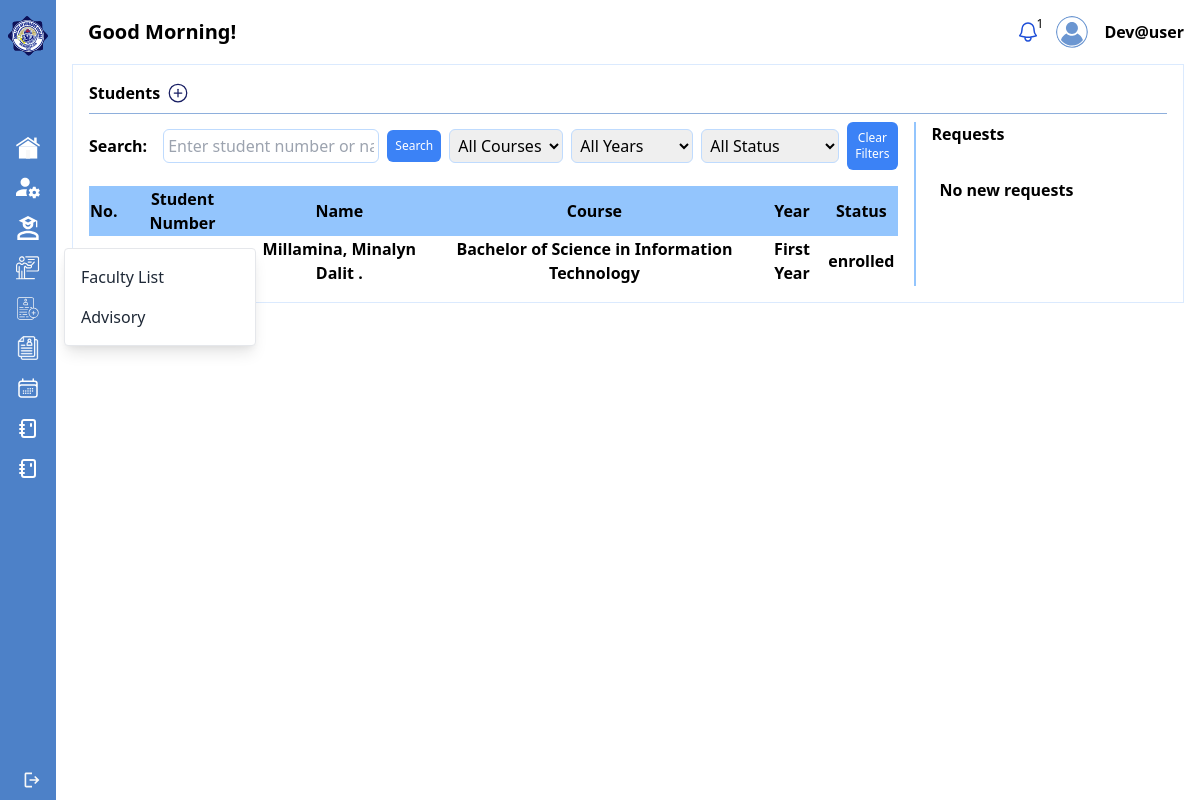
Page /admin/enrollment-list.php (signed in) on the earlier database version.
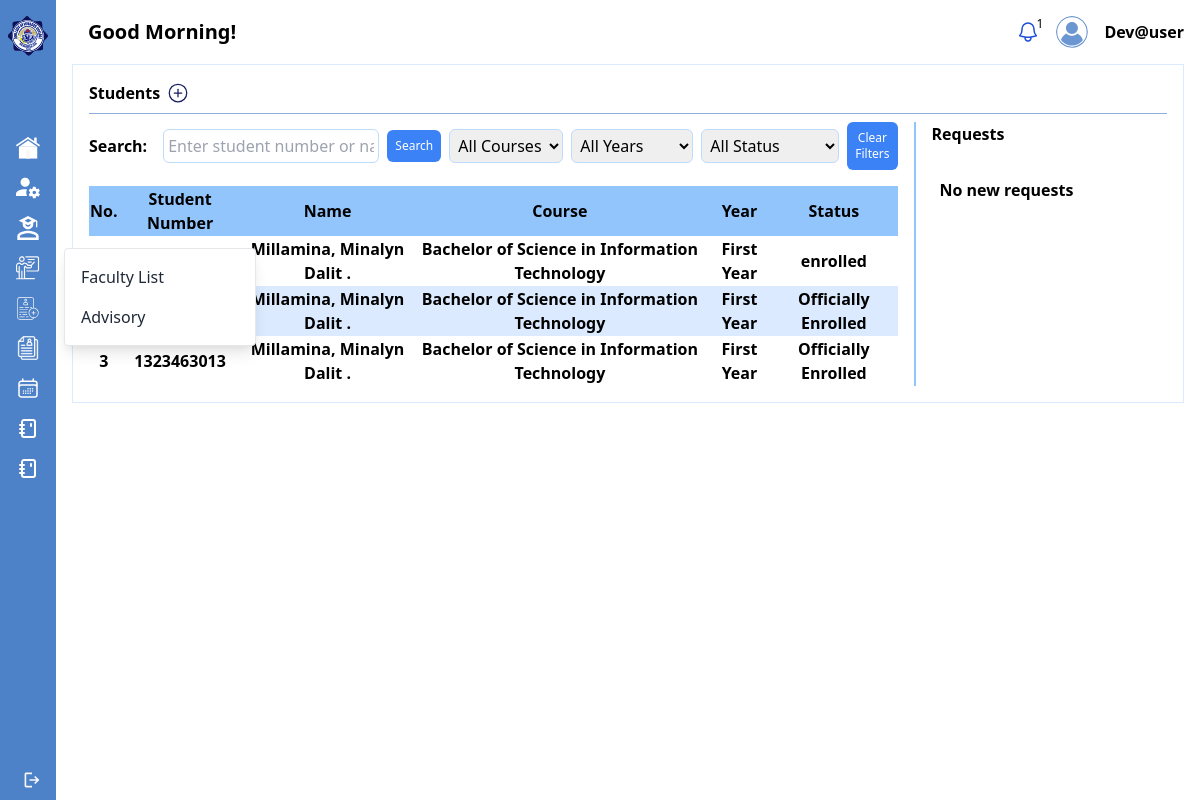
Same page on the later database version.
### tables this page shows
CREATE TABLE `student_information` (
  `student_information_id` int(11) NOT NULL,
  `student_id` int(11) DEFAULT NULL,
  `personal_information_id` int(11) DEFAULT NULL,
  `contact_information_id` int(11) DEFAULT NULL,
  `educational_attainment_id` int(11) DEFAULT NULL,
  `family_record_id` int(11) DEFAULT NULL,
  `school_account_id` int(11) DEFAULT NULL,
  `enrollment_details_id` int(11) DEFAULT NULL,
  `status` varchar(20) DEFAULT NULL,
  `profile_picture` blob DEFAULT NULL,
  `e_sign` blob DEFAULT NULL
);

CREATE TABLE `students` (
  `student_id` int(11) NOT NULL,
  `student_number_id` int(11) DEFAULT NULL,
  `surname` varchar(255) DEFAULT NULL,
  `first_name` varchar(255) DEFAULT NULL,
  `middle_name` varchar(255) DEFAULT NULL,
  `suffix` varchar(255) DEFAULT NULL
);

CREATE TABLE `course` (
  `course_id` int(11) NOT NULL,
  `course_code` varchar(255) DEFAULT NULL,
  `course_name` varchar(255) DEFAULT NULL
);

CREATE TABLE `year_level` (
  `year_level_id` int(11) NOT NULL,
  `year_level` varchar(255) DEFAULT NULL
);

CREATE TABLE `student_number` (
  `student_number_id` int(11) NOT NULL,
  `student_number` int(20) DEFAULT NULL
);

### admin/enrollment-list.php (the view, shortened to what the rows shown need)
<?php
include '../php/conn.php';
$sort = isset($_GET['sort']) ? $_GET['sort'] : 'default';
$sort_condition = '';
if ($sort === 'name_asc') {
    $sort_condition = 'ORDER BY s.surname ASC, s.first_name ASC, s.middle_name ASC';
    $next_sort = 'name_desc';
} elseif ($sort === 'name_desc') {
    $sort_condition = 'ORDER BY s.surname DESC, s.first_name DESC, s.middle_name DESC';
    $next_sort = 'name_asc';
} else {
    $next_sort = 'name_asc';
}
if (isset($_GET['search'])) {
    $search = mysqli_real_escape_string($conn, $_GET['search']);
    $search_condition = "AND (sn.student_number LIKE '%$search%' OR s.surname LIKE '%$search%' OR s.first_name LIKE '%$search%' OR s.middle_name LIKE '%$search%')";
} else {
    $search_condition = '';
}
$course_condition = '';
$year_condition = '';
$status_condition = '';
$query = "SELECT sn.student_number, s.surname, s.first_name, s.middle_name, s.suffix, ed.course_id, yl.year_level, cr.course_name, si.status, s.suffix
            FROM student_information si
            JOIN students s ON si.student_id = s.student_id
            JOIN enrollment_details ed ON si.enrollment_details_id = ed.enrollment_details_id
            JOIN course cr ON ed.course_id = cr.course_id
            JOIN year_level yl ON ed.year_level_id = yl.year_level_id
            JOIN student_number sn ON s.student_number_id = sn.student_number_id
            WHERE 1 $search_condition $course_condition $year_condition $status_condition $sort_condition";
$result = mysqli_query($conn, $query);
$users = mysqli_fetch_all($result, MYSQLI_ASSOC);
?>
<!DOCTYPE html>
<html lang="en">
<head>
    <link href="https://cdn.jsdelivr.net/npm/tailwindcss@2.2.19/dist/tailwind.min.css" rel="stylesheet">
</head>
<body class="font-[roboto-serif]">
    <div class="flex justify-start overflow-y-hidden">
            <?php include './sidebar.php'; ?>
        <div class="w-full py-4 px-4">
                <?php include './topbar.php'; ?>
            <div class="mt-4">
                <div class="w-full bg-white p-4 border border-blue-100 gap-2 font-semibold">
                    <div class="flex justify-start gap-4">
                        <div class="w-3/4">
                            <table class="table-auto w-full mt-4">
                                <thead>
                                    <tr class="px-2 py-1 bg-blue-300">
                                        <th class="text-center">No.</th>
                                        <th class="text-center">Student Number</th>
                                        <th class="text-center"><a href="?sort=<?= $next_sort ?>">Name</a></th>
                                        <th class="text-center">Course</th>
                                        <th class="text-center">Year</th>
                                        <th class="text-center">Status</th>
                                        <th class="text-center"></th>
                                    </tr>
                                </thead>
                                <tbody id="studentTableBody">
                                    <?php foreach ($users as $index => $user) : ?>
                                        <tr class="px-2 py-1 <?= $index % 2 === 0 ? 'bg-white-500' : 'bg-blue-100' ?>">
                                            <td class="text-center"><?= $index + 1; ?></td>
                                            <td class="text-center">
                                                <?php if (isset($user['student_number'])) : ?>
                                                    <a href="#" data-student-id="<?= $user['student_number']; ?>" class="student-details-link">
                                                        <?= $user['student_number']; ?>
                                                    </a>
                                                <?php else : ?>
                                                    N/A
                                                <?php endif; ?>
                                            </td>
                                            <td class="text-center"><?= isset($user['surname']) && isset($user['first_name']) && isset($user['middle_name']) ? $user['surname'] . ', ' . $user['first_name'] . ' ' . $user['middle_name'] . ' ' . $user['suffix'] . '.' : 'N/A'; ?></td>
                                            <td class="text-center"><?= isset($user['course_name']) ? $user['course_name'] : 'N/A'; ?></td>
                                            <td class="text-center"><?= isset($user['year_level']) ? $user['year_level'] : 'N/A'; ?></td>
                                            <td class="text-center"><?= isset($user['status']) ? $user['status'] : 'N/A'; ?></td>
                                            <td class="text-center">
                                            </td>
                                        </tr>
                                    <?php endforeach; ?>
                                </tbody>
                            </table>
                        </div>
                    </div>
                </div>
            </div>
        </div>
    </div>
</html>

Differences in the rows shown:
added student_information: student.surname "Millamina", student.first_name "Minalyn", student.middle_name "Dalit", course.course_name "Bachelor of Science in Information Technology", year_level.year_level "First Year", status "Officially Enrolled"
added student_information: student_number.student_number "1323463013", student.surname "Millamina", student.first_name "Minalyn", student.middle_name "Dalit", course.course_name "Bachelor of Science in Information Technology", year_level.year_level "First Year", status "Officially Enrolled"
